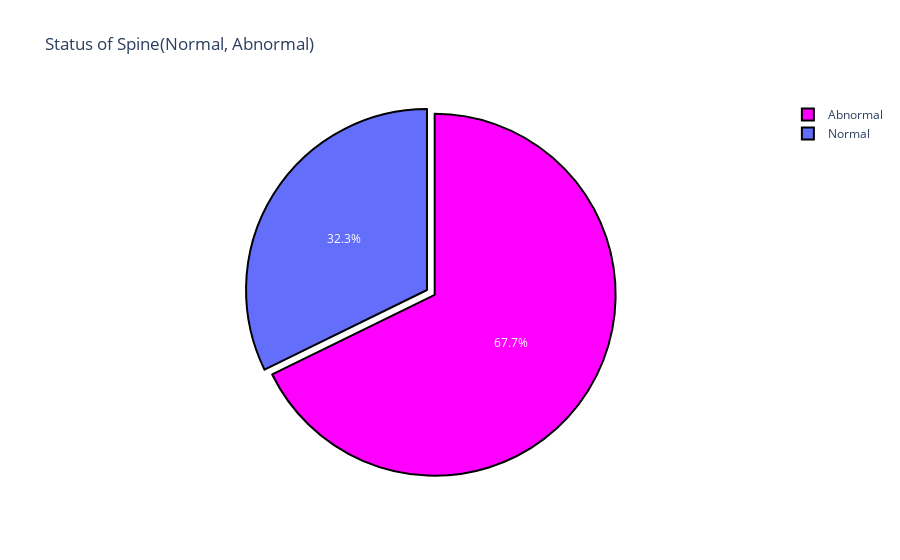

Here is the notebook cell this chart was saved with:
### Markdown cell above
We can Clearly see the presence of outliers in the degree_spondylolisthesis. But since its a Data used for medical purposes, we cannot drop anything as it will lead to information loss.

### Code cell
import plotly
import plotly.graph_objs as go
from plotly.offline import init_notebook_mode, iplot
init_notebook_mode(connected=True)
col = "Status"
grouped = df[col].value_counts().reset_index()
grouped = grouped.rename(columns = {col : "count", "index" : col})

## plot
colors = ['magenta', 'purplr']
trace = go.Pie(labels=grouped[col], values=grouped['count'], pull=[0.05, 0],marker=dict(colors=colors, line=dict(color='#000000', width=2)))
layout = {'title': 'Status of Spine(Normal, Abnormal)'}
fig = go.Figure(data = [trace], layout = layout)
iplot(fig)

### Figure 1 — Plotly figure (JSON) as saved in the notebook; plotly's stock layout.template omitted (floating-point values rounded to 4 significant figures)
{"data": [{"labels": ["Abnormal", "Normal"], "marker": {"colors": ["magenta", "purplr"], "line": {"color": "#000000", "width": 2}}, "pull": [0.05, 0], "type": "pie", "values": [210, 100]}], "layout": {"title": {"text": "Status of Spine(Normal, Abnormal)"}}}
